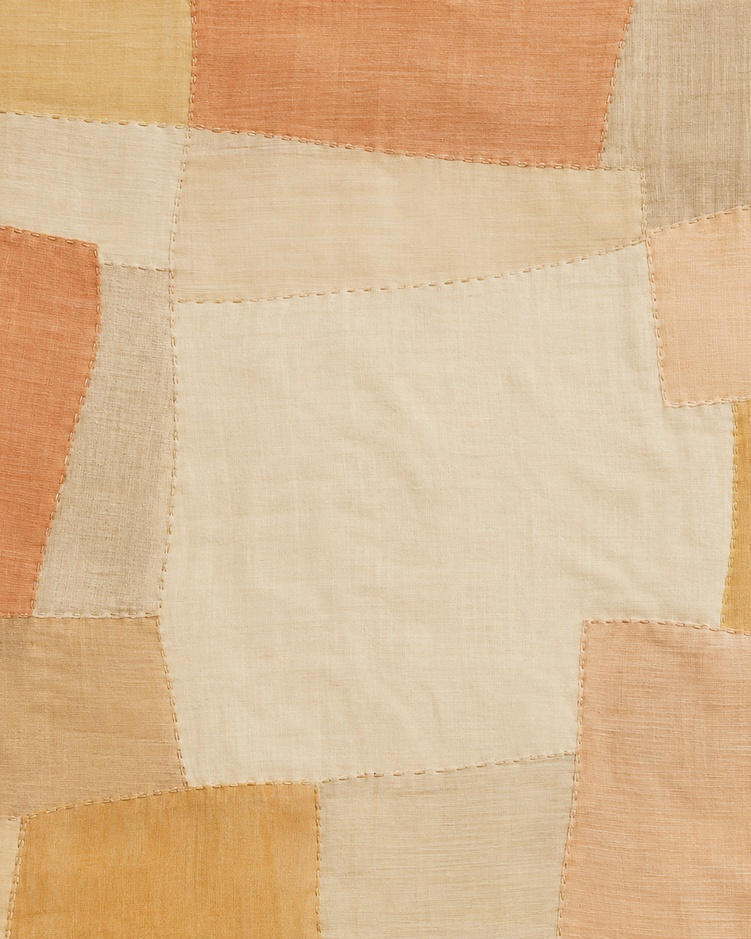
#> input picture hankki/src/assets/cardbg/cs_jogakbo.jpg, 751 x 939 px, shrunk from 1080 x 1350 before the run, found by its file name; its folder holds only this picture in this run
$ python clean-cutouts.py ../src/assets/cardbg/cs_jogakbo.jpg
#> lines starting #> are read from the running program, lines starting #| are printed output that depends on the picture; after the words box and inside, x2 and y2 are one past the last pixel; in counts of white or black regions, pixels touching at a corner belong together
#!/usr/bin/env python3
"""자른 스티커의 사고 2종을 찾아 지운다 — 잡조각 · 테두리 색 번짐.

왜 (창업자 폰 제보 2026-07-30):
  *"온보드 꼬르곰펭펭 잘린면에 빨강선보여 큰일날뻔.. 수박먹는것도 조각 있어. 하트곰도 조각.."*

두 가지 사고가 섞여 있었다:
  ① **잡조각** — 옆 그림이 딸려 들어와 **본체와 떨어진 작은 덩어리**로 남는다.
  ② **테두리 색 번짐** — 다이컷 흰 테두리 **안쪽에 옆 그림 색이 묻어** 들어온다.
     ⚠️ 이건 본체와 **이어져 있어서 덩어리 검사로는 절대 안 잡힌다.**
     `gp_duoht`(온보딩 첫 화면)이 그 경우였다 — 흰 테두리에 빨간 줄 4개.
     → **알파 경계 안쪽 띠에서 채도가 튀는 픽셀**을 찾아 흰색으로 되돌린다.

⛔ 지우면 안 되는 것 = 반짝이·하트처럼 **일부러 떨어뜨린 장식**. 통통해서(20px+) 잡조각 기준에 안 걸린다.
"""
import os
import sys

import numpy as np
from PIL import Image
from scipy import ndimage

ROOT = os.path.dirname(os.path.dirname(os.path.abspath(__file__)))
FIX = '--fix' in sys.argv
TARGETS = [a for a in sys.argv[1:] if not a.startswith('--')]


def clean(fp):
    im = Image.open(fp).convert('RGBA')
    a = np.array(im).astype(int)
    al = a[..., 3] > 40
#> al: shape (939, 751) bool; every value is 1
    if not al.any():
        return None
    rgb = a[..., :3]
    notes = []

    # ② 테두리 색 번짐 — **다이컷 흰 테두리가 있는 그림에서만.**
    #    ⚠️ 처음엔 띠를 22px로 넓게 잡고 조건 없이 지웠다가 **곰 몸통·장바구니를 흰색으로 덮어버렸다**
    #    (`gom_shop`에서 21,381px, `ob_naeng`에서 35,963px). → 두 겹으로 좁혔다:
    #      · 띠를 얇게(짧은 변의 3%, 최대 12px)
    #      · **그 띠의 80% 이상이 거의 흰색일 때만** 다이컷으로 보고 손댄다.
    #        색이 테두리까지 꽉 찬 그림(장바구니·냉면)은 여기서 걸러져 아예 안 건드린다.
    k = max(3, min(12, round(min(al.shape) * 0.03)))
#> k = 12
    band = al & ~ndimage.binary_erosion(al, np.ones((k * 2 + 1, k * 2 + 1)))
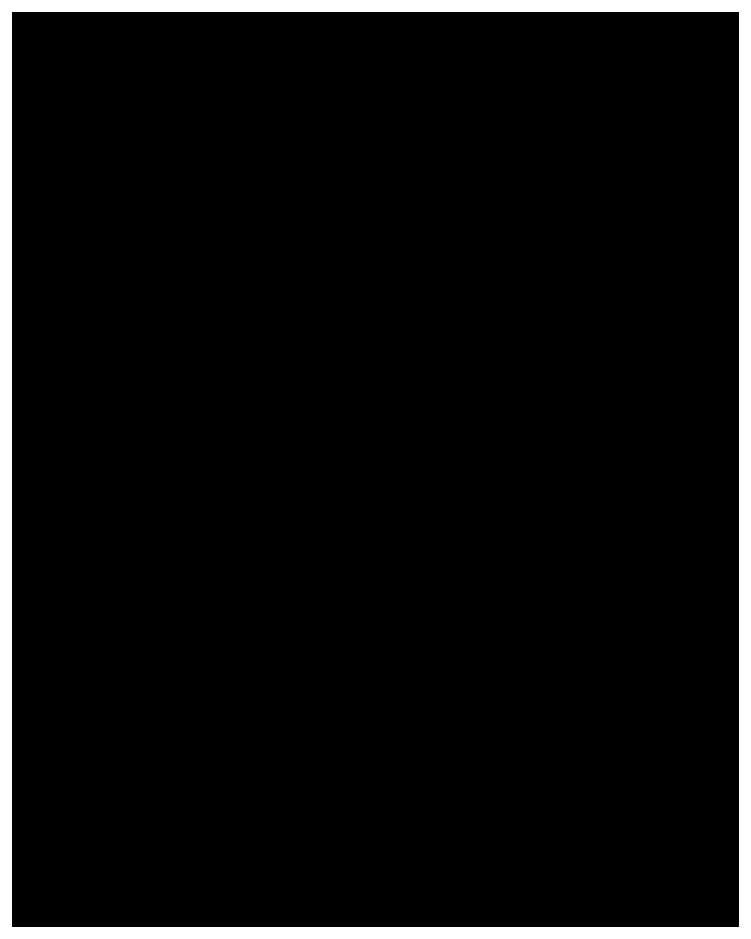
#> band: shape (939, 751) bool; 5.7% white; 1 white region, box (x1, y1, x2, y2) and area: (0, 0, 751, 939) 39984
    mx, mn = rgb.max(axis=2), rgb.min(axis=2)
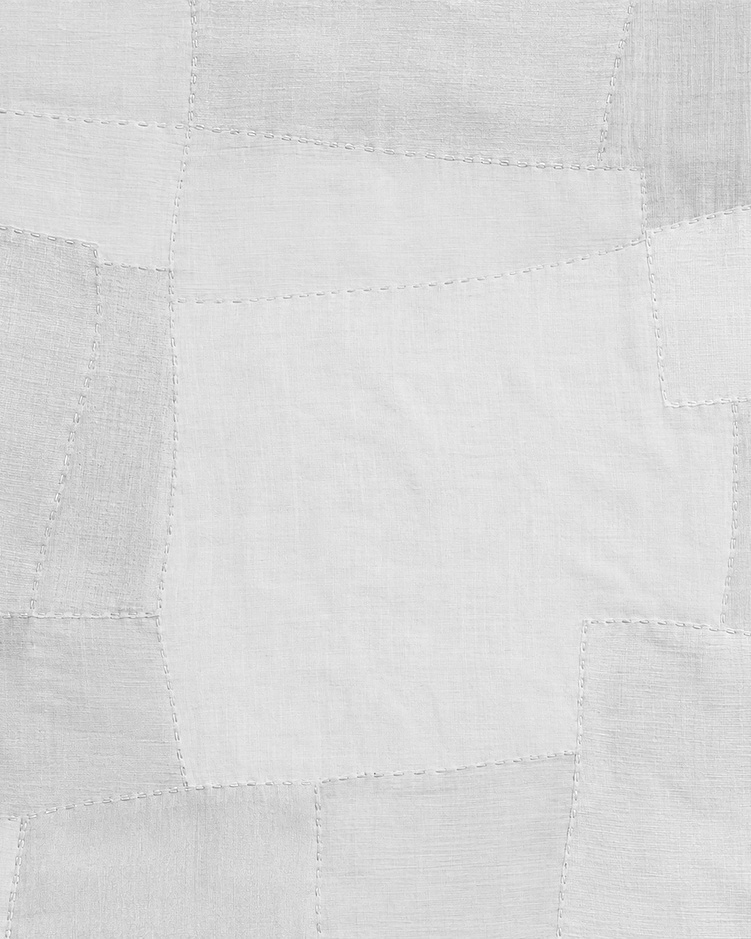
#> mx: shape (939, 751) int64; min 113, max 255, mean 217.2
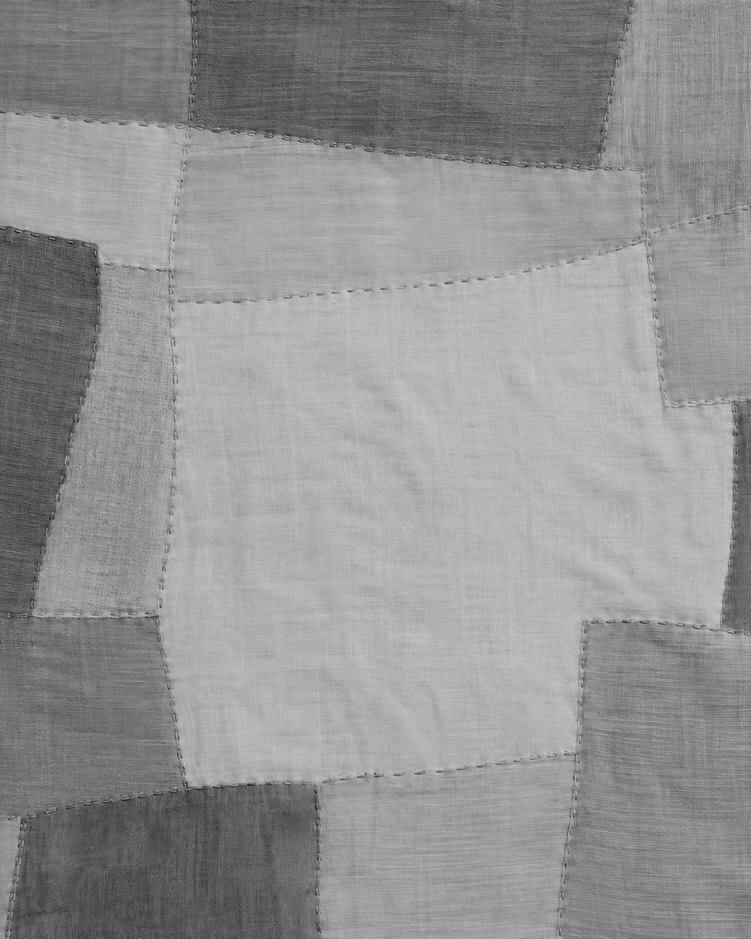
#> mn: shape (939, 751) int64; min 11, max 204, mean 146.9
    sat = np.where(mx > 0, (mx - mn) / np.maximum(mx, 1), 0)
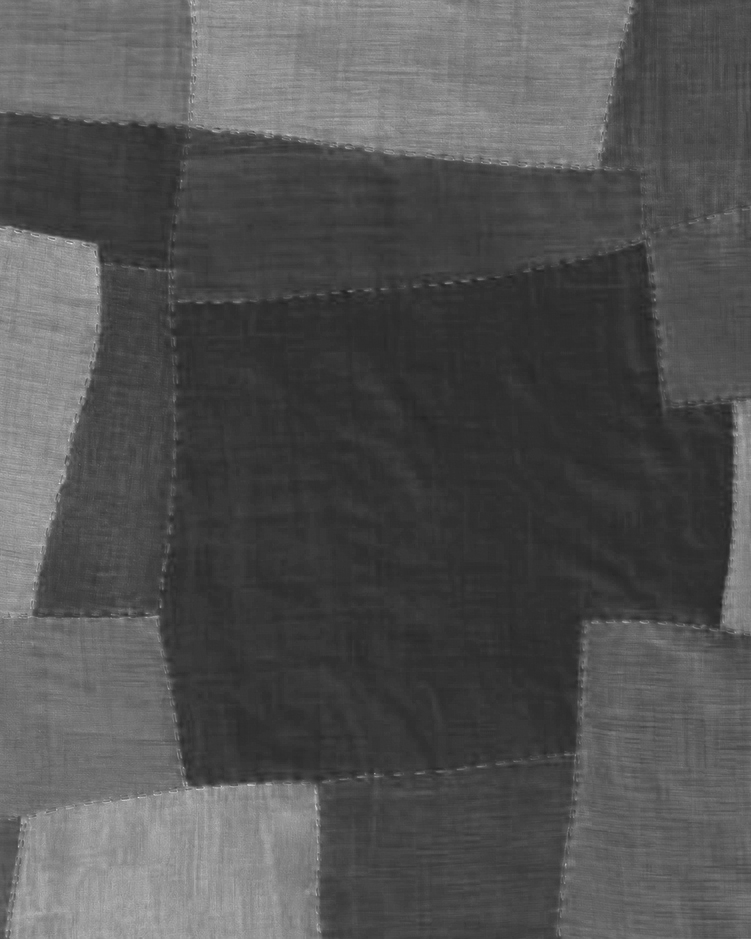
#> sat: shape (939, 751) float64; min 0.138, max 0.914, mean 0.327
    whiteish = band & (sat < 0.12) & (mx > 200)
#> whiteish: shape (939, 751) bool; every value is 0
    is_diecut = band.sum() > 0 and whiteish.sum() / band.sum() >= 0.80
#> is_diecut = False
    bleed = (band & (sat > 0.30) & (mx > 120)) if is_diecut else np.zeros_like(band)
    lab, n = ndimage.label(bleed)
#> lab: shape (939, 751) int32; every value is 0
#> n = 0
    if n:
        sizes = ndimage.sum(bleed, lab, range(1, n + 1))
        keep = np.zeros_like(bleed)
        for i in range(1, n + 1):
            if sizes[i - 1] >= 15:
                keep |= (lab == i)
        if keep.any():
            # 주변 흰 테두리 색으로 되돌린다(가장 가까운 '띠 안의 흰 픽셀')
            white = whiteish & ~keep
            if white.any():
                _, idx = ndimage.distance_transform_edt(~white, return_indices=True)
                a[..., :3][keep] = a[..., :3][idx[0], idx[1]][keep]
                notes.append(f'테두리 색번짐 {int(keep.sum())}px')

    # ① 잡조각 — 본체와 떨어진 작은 덩어리 중 '가장자리에 닿았거나 가늘고 긴 것'
    lab2, n2 = ndimage.label(al)
#> lab2: shape (939, 751) int32; every value is 1
#> n2 = 1
    if n2 > 1:
        sizes = ndimage.sum(al, lab2, range(1, n2 + 1))
        main = int(np.argmax(sizes)) + 1
        h, w = al.shape
        drop = np.zeros_like(al)
        for i in range(1, n2 + 1):
            if i == main or sizes[i - 1] < 12 or sizes[i - 1] > sizes.max() * 0.10:
                continue
            m = lab2 == i
            ys, xs = np.where(m)
            touches = m[0].any() or m[-1].any() or m[:, 0].any() or m[:, -1].any()
            thin = min(xs.max() - xs.min(), ys.max() - ys.min()) + 1 <= max(4, round(min(h, w) * 0.03))
            if touches or thin:
                drop |= m
        if drop.any():
            a[..., 3][drop] = 0
            notes.append(f'잡조각 {int(drop.sum())}px')

    if notes and FIX:
        Image.fromarray(a.astype(np.uint8)).save(fp)
    return notes


files = [os.path.join(ROOT, t) for t in TARGETS] if TARGETS else [
    os.path.join(dp, f) for dp, _, fs in os.walk(os.path.join(ROOT, 'src/assets'))
    for f in sorted(fs) if f.endswith('.png')
]
hit = 0
for fp in files:
    notes = clean(fp)
    if notes:
        hit += 1
        print(f"{'✂️' if FIX else '⚠️'} {os.path.relpath(fp, ROOT)} — {' · '.join(notes)}")
print(f"\n{'고친' if FIX else '찾은'} 파일 {hit}개" + ('' if FIX else ' — 고치려면 --fix'))
